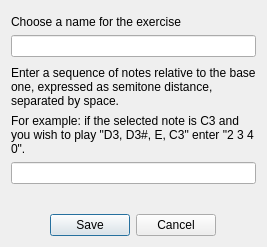
<?xml version="1.0" encoding="UTF-8"?>
<ui version="4.0">
 <class>ExerciseEditWindow</class>
 <widget class="QDialog" name="ExerciseEditWindow">
  <property name="geometry">
   <rect>
    <x>0</x>
    <y>0</y>
    <width>267</width>
    <height>247</height>
   </rect>
  </property>
  <property name="windowTitle">
   <string>Edit exercise</string>
  </property>
  <layout class="QGridLayout" name="gridLayout">
   <item row="0" column="0">
    <layout class="QVBoxLayout" name="verticalLayout">
     <item>
      <spacer name="verticalSpacer_2">
       <property name="orientation">
        <enum>Qt::Vertical</enum>
       </property>
       <property name="sizeHint" stdset="0">
        <size>
         <width>20</width>
         <height>40</height>
        </size>
       </property>
      </spacer>
     </item>
     <item>
      <widget class="QLabel" name="labelName">
       <property name="text">
        <string>Choose a name for the exercise</string>
       </property>
       <property name="wordWrap">
        <bool>true</bool>
       </property>
      </widget>
     </item>
     <item>
      <widget class="QLineEdit" name="nameEdit"/>
     </item>
     <item>
      <spacer name="verticalSpacer">
       <property name="orientation">
        <enum>Qt::Vertical</enum>
       </property>
       <property name="sizeHint" stdset="0">
        <size>
         <width>20</width>
         <height>40</height>
        </size>
       </property>
      </spacer>
     </item>
     <item>
      <widget class="QLabel" name="labelText1">
       <property name="text">
        <string>Enter a sequence of notes relative to the base one, expressed as semitone distance, separated by space.</string>
       </property>
       <property name="wordWrap">
        <bool>true</bool>
       </property>
      </widget>
     </item>
     <item>
      <widget class="QLabel" name="labelText2">
       <property name="text">
        <string>For example: if the selected note is C3 and you wish to play &quot;D3, D3#, E, C3&quot; enter &quot;2 3 4 0&quot;.</string>
       </property>
       <property name="wordWrap">
        <bool>true</bool>
       </property>
      </widget>
     </item>
     <item>
      <widget class="QLineEdit" name="textEdit"/>
     </item>
     <item>
      <widget class="QLabel" name="labelStatus">
       <property name="text">
        <string/>
       </property>
      </widget>
     </item>
     <item>
      <spacer name="verticalSpacer_3">
       <property name="orientation">
        <enum>Qt::Vertical</enum>
       </property>
       <property name="sizeHint" stdset="0">
        <size>
         <width>20</width>
         <height>40</height>
        </size>
       </property>
      </spacer>
     </item>
     <item>
      <layout class="QHBoxLayout" name="horizontalLayout">
       <item>
        <spacer name="horizontalSpacer">
         <property name="orientation">
          <enum>Qt::Horizontal</enum>
         </property>
         <property name="sizeHint" stdset="0">
          <size>
           <width>40</width>
           <height>20</height>
          </size>
         </property>
        </spacer>
       </item>
       <item>
        <widget class="QPushButton" name="saveButton">
         <property name="text">
          <string>Save</string>
         </property>
        </widget>
       </item>
       <item>
        <widget class="QPushButton" name="cancelButton">
         <property name="text">
          <string>Cancel</string>
         </property>
        </widget>
       </item>
       <item>
        <spacer name="horizontalSpacer_2">
         <property name="orientation">
          <enum>Qt::Horizontal</enum>
         </property>
         <property name="sizeHint" stdset="0">
          <size>
           <width>40</width>
           <height>20</height>
          </size>
         </property>
        </spacer>
       </item>
      </layout>
     </item>
    </layout>
   </item>
  </layout>
 </widget>
 <resources/>
 <connections/>
</ui>
